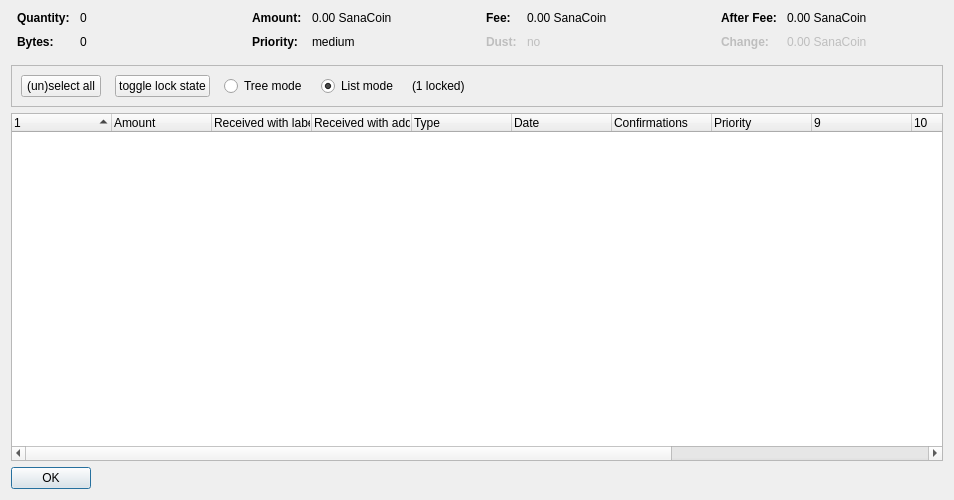
<?xml version="1.0" encoding="UTF-8"?>
<ui version="4.0">
 <class>CoinControlDialog</class>
 <widget class="QDialog" name="CoinControlDialog">
  <property name="geometry">
   <rect>
    <x>0</x>
    <y>0</y>
    <width>954</width>
    <height>500</height>
   </rect>
  </property>
  <property name="windowTitle">
   <string>Coin Selection</string>
  </property>
  <layout class="QVBoxLayout" name="verticalLayout">
   <item>
    <layout class="QHBoxLayout" name="horizontalLayoutTop" stretch="0,0,0,0">
     <property name="topMargin">
      <number>0</number>
     </property>
     <property name="bottomMargin">
      <number>10</number>
     </property>
     <item>
      <layout class="QFormLayout" name="formLayoutCoinControl1">
       <property name="horizontalSpacing">
        <number>10</number>
       </property>
       <property name="verticalSpacing">
        <number>10</number>
       </property>
       <property name="leftMargin">
        <number>6</number>
       </property>
       <property name="rightMargin">
        <number>6</number>
       </property>
       <item row="0" column="0">
        <widget class="QLabel" name="labelCoinControlQuantityText">
         <property name="font">
          <font>
           <weight>75</weight>
           <bold>true</bold>
          </font>
         </property>
         <property name="text">
          <string>Quantity:</string>
         </property>
        </widget>
       </item>
       <item row="0" column="1">
        <widget class="QLabel" name="labelCoinControlQuantity">
         <property name="cursor">
          <cursorShape>IBeamCursor</cursorShape>
         </property>
         <property name="contextMenuPolicy">
          <enum>Qt::ActionsContextMenu</enum>
         </property>
         <property name="text">
          <string notr="true">0</string>
         </property>
         <property name="textInteractionFlags">
          <set>Qt::LinksAccessibleByMouse|Qt::TextSelectableByKeyboard|Qt::TextSelectableByMouse</set>
         </property>
        </widget>
       </item>
       <item row="1" column="0">
        <widget class="QLabel" name="labelCoinControlBytesText">
         <property name="font">
          <font>
           <weight>75</weight>
           <bold>true</bold>
          </font>
         </property>
         <property name="text">
          <string>Bytes:</string>
         </property>
        </widget>
       </item>
       <item row="1" column="1">
        <widget class="QLabel" name="labelCoinControlBytes">
         <property name="cursor">
          <cursorShape>IBeamCursor</cursorShape>
         </property>
         <property name="contextMenuPolicy">
          <enum>Qt::ActionsContextMenu</enum>
         </property>
         <property name="text">
          <string notr="true">0</string>
         </property>
         <property name="textInteractionFlags">
          <set>Qt::LinksAccessibleByMouse|Qt::TextSelectableByKeyboard|Qt::TextSelectableByMouse</set>
         </property>
        </widget>
       </item>
      </layout>
     </item>
     <item>
      <layout class="QFormLayout" name="formLayoutCoinControl2">
       <property name="horizontalSpacing">
        <number>10</number>
       </property>
       <property name="verticalSpacing">
        <number>10</number>
       </property>
       <property name="leftMargin">
        <number>6</number>
       </property>
       <property name="rightMargin">
        <number>6</number>
       </property>
       <item row="0" column="0">
        <widget class="QLabel" name="labelCoinControlAmountText">
         <property name="font">
          <font>
           <weight>75</weight>
           <bold>true</bold>
          </font>
         </property>
         <property name="text">
          <string>Amount:</string>
         </property>
        </widget>
       </item>
       <item row="0" column="1">
        <widget class="QLabel" name="labelCoinControlAmount">
         <property name="cursor">
          <cursorShape>IBeamCursor</cursorShape>
         </property>
         <property name="contextMenuPolicy">
          <enum>Qt::ActionsContextMenu</enum>
         </property>
         <property name="text">
          <string notr="true">0.00 SanaCoin</string>
         </property>
         <property name="textInteractionFlags">
          <set>Qt::LinksAccessibleByMouse|Qt::TextSelectableByKeyboard|Qt::TextSelectableByMouse</set>
         </property>
        </widget>
       </item>
       <item row="1" column="0">
        <widget class="QLabel" name="labelCoinControlPriorityText">
         <property name="font">
          <font>
           <weight>75</weight>
           <bold>true</bold>
          </font>
         </property>
         <property name="text">
          <string>Priority:</string>
         </property>
        </widget>
       </item>
       <item row="1" column="1">
        <widget class="QLabel" name="labelCoinControlPriority">
         <property name="cursor">
          <cursorShape>IBeamCursor</cursorShape>
         </property>
         <property name="contextMenuPolicy">
          <enum>Qt::ActionsContextMenu</enum>
         </property>
         <property name="text">
          <string>medium</string>
         </property>
         <property name="textInteractionFlags">
          <set>Qt::LinksAccessibleByMouse|Qt::TextSelectableByKeyboard|Qt::TextSelectableByMouse</set>
         </property>
        </widget>
       </item>
      </layout>
     </item>
     <item>
      <layout class="QFormLayout" name="formLayoutCoinControl3">
       <property name="horizontalSpacing">
        <number>10</number>
       </property>
       <property name="verticalSpacing">
        <number>10</number>
       </property>
       <property name="leftMargin">
        <number>6</number>
       </property>
       <property name="rightMargin">
        <number>6</number>
       </property>
       <item row="0" column="0">
        <widget class="QLabel" name="labelCoinControlFeeText">
         <property name="font">
          <font>
           <weight>75</weight>
           <bold>true</bold>
          </font>
         </property>
         <property name="text">
          <string>Fee:</string>
         </property>
        </widget>
       </item>
       <item row="0" column="1">
        <widget class="QLabel" name="labelCoinControlFee">
         <property name="cursor">
          <cursorShape>IBeamCursor</cursorShape>
         </property>
         <property name="contextMenuPolicy">
          <enum>Qt::ActionsContextMenu</enum>
         </property>
         <property name="text">
          <string notr="true">0.00 SanaCoin</string>
         </property>
         <property name="textInteractionFlags">
          <set>Qt::LinksAccessibleByMouse|Qt::TextSelectableByKeyboard|Qt::TextSelectableByMouse</set>
         </property>
        </widget>
       </item>
       <item row="1" column="0">
        <widget class="QLabel" name="labelCoinControlLowOutputText">
         <property name="enabled">
          <bool>false</bool>
         </property>
         <property name="font">
          <font>
           <weight>75</weight>
           <bold>true</bold>
          </font>
         </property>
         <property name="text">
          <string>Dust:</string>
         </property>
        </widget>
       </item>
       <item row="1" column="1">
        <widget class="QLabel" name="labelCoinControlLowOutput">
         <property name="enabled">
          <bool>false</bool>
         </property>
         <property name="cursor">
          <cursorShape>IBeamCursor</cursorShape>
         </property>
         <property name="contextMenuPolicy">
          <enum>Qt::ActionsContextMenu</enum>
         </property>
         <property name="text">
          <string>no</string>
         </property>
         <property name="textInteractionFlags">
          <set>Qt::LinksAccessibleByMouse|Qt::TextSelectableByKeyboard|Qt::TextSelectableByMouse</set>
         </property>
        </widget>
       </item>
      </layout>
     </item>
     <item>
      <layout class="QFormLayout" name="formLayoutCoinControl4">
       <property name="horizontalSpacing">
        <number>10</number>
       </property>
       <property name="verticalSpacing">
        <number>10</number>
       </property>
       <property name="leftMargin">
        <number>6</number>
       </property>
       <property name="rightMargin">
        <number>6</number>
       </property>
       <item row="0" column="0">
        <widget class="QLabel" name="labelCoinControlAfterFeeText">
         <property name="font">
          <font>
           <weight>75</weight>
           <bold>true</bold>
          </font>
         </property>
         <property name="text">
          <string>After Fee:</string>
         </property>
        </widget>
       </item>
       <item row="0" column="1">
        <widget class="QLabel" name="labelCoinControlAfterFee">
         <property name="cursor">
          <cursorShape>IBeamCursor</cursorShape>
         </property>
         <property name="contextMenuPolicy">
          <enum>Qt::ActionsContextMenu</enum>
         </property>
         <property name="text">
          <string notr="true">0.00 SanaCoin</string>
         </property>
         <property name="textInteractionFlags">
          <set>Qt::LinksAccessibleByMouse|Qt::TextSelectableByKeyboard|Qt::TextSelectableByMouse</set>
         </property>
        </widget>
       </item>
       <item row="1" column="0">
        <widget class="QLabel" name="labelCoinControlChangeText">
         <property name="enabled">
          <bool>false</bool>
         </property>
         <property name="font">
          <font>
           <weight>75</weight>
           <bold>true</bold>
          </font>
         </property>
         <property name="text">
          <string>Change:</string>
         </property>
        </widget>
       </item>
       <item row="1" column="1">
        <widget class="QLabel" name="labelCoinControlChange">
         <property name="enabled">
          <bool>false</bool>
         </property>
         <property name="cursor">
          <cursorShape>IBeamCursor</cursorShape>
         </property>
         <property name="contextMenuPolicy">
          <enum>Qt::ActionsContextMenu</enum>
         </property>
         <property name="text">
          <string notr="true">0.00 SanaCoin</string>
         </property>
         <property name="textInteractionFlags">
          <set>Qt::LinksAccessibleByMouse|Qt::TextSelectableByKeyboard|Qt::TextSelectableByMouse</set>
         </property>
        </widget>
       </item>
      </layout>
     </item>
    </layout>
   </item>
   <item>
    <widget class="QFrame" name="frame">
     <property name="minimumSize">
      <size>
       <width>0</width>
       <height>40</height>
      </size>
     </property>
     <property name="frameShape">
      <enum>QFrame::StyledPanel</enum>
     </property>
     <property name="frameShadow">
      <enum>QFrame::Sunken</enum>
     </property>
     <layout class="QHBoxLayout" name="horizontalLayout">
      <item>
       <layout class="QHBoxLayout" name="horizontalLayoutPanel" stretch="0,0,0,0,0,0">
        <property name="spacing">
         <number>14</number>
        </property>
        <item>
         <widget class="QPushButton" name="pushButtonSelectAll">
          <property name="sizePolicy">
           <sizepolicy hsizetype="Maximum" vsizetype="Fixed">
            <horstretch>0</horstretch>
            <verstretch>0</verstretch>
           </sizepolicy>
          </property>
          <property name="text">
           <string>(un)select all</string>
          </property>
          <property name="autoDefault">
           <bool>false</bool>
          </property>
         </widget>
        </item>
        <item>
         <widget class="QPushButton" name="pushButtonToggleLock">
          <property name="sizePolicy">
           <sizepolicy hsizetype="Maximum" vsizetype="Fixed">
            <horstretch>0</horstretch>
            <verstretch>0</verstretch>
           </sizepolicy>
          </property>
          <property name="text">
           <string>toggle lock state</string>
          </property>
          <property name="autoDefault">
           <bool>false</bool>
          </property>
         </widget>
        </item>
        <item>
         <widget class="QRadioButton" name="radioTreeMode">
          <property name="sizePolicy">
           <sizepolicy hsizetype="Maximum" vsizetype="Fixed">
            <horstretch>0</horstretch>
            <verstretch>0</verstretch>
           </sizepolicy>
          </property>
          <property name="text">
           <string>Tree mode</string>
          </property>
         </widget>
        </item>
        <item>
         <widget class="QRadioButton" name="radioListMode">
          <property name="sizePolicy">
           <sizepolicy hsizetype="Maximum" vsizetype="Fixed">
            <horstretch>0</horstretch>
            <verstretch>0</verstretch>
           </sizepolicy>
          </property>
          <property name="text">
           <string>List mode</string>
          </property>
          <property name="checked">
           <bool>true</bool>
          </property>
         </widget>
        </item>
        <item>
         <widget class="QLabel" name="labelLocked">
          <property name="text">
           <string>(1 locked)</string>
          </property>
         </widget>
        </item>
        <item>
         <spacer name="horizontalSpacer">
          <property name="orientation">
           <enum>Qt::Horizontal</enum>
          </property>
          <property name="sizeHint" stdset="0">
           <size>
            <width>40</width>
            <height>20</height>
           </size>
          </property>
         </spacer>
        </item>
       </layout>
      </item>
     </layout>
    </widget>
   </item>
   <item>
    <widget class="CoinControlTreeWidget" name="treeWidget">
     <property name="contextMenuPolicy">
      <enum>Qt::CustomContextMenu</enum>
     </property>
     <property name="sortingEnabled">
      <bool>false</bool>
     </property>
     <property name="columnCount">
      <number>13</number>
     </property>
     <attribute name="headerShowSortIndicator" stdset="0">
      <bool>true</bool>
     </attribute>
     <attribute name="headerStretchLastSection">
      <bool>false</bool>
     </attribute>
     <column>
      <property name="text">
       <string/>
      </property>
     </column>
     <column>
      <property name="text">
       <string>Amount</string>
      </property>
     </column>
     <column>
      <property name="text">
       <string>Received with label</string>
      </property>
     </column>
     <column>
      <property name="text">
       <string>Received with address</string>
      </property>
     </column>
     <column>
      <property name="text">
	<string>Type</string>
      </property>
     </column>
     <column>
      <property name="text">
       <string>Date</string>
      </property>
     </column>
     <column>
      <property name="text">
       <string>Confirmations</string>
      </property>
      <property name="toolTip">
       <string>Confirmed</string>
      </property>
     </column>
     <column>
      <property name="text">
       <string>Priority</string>
      </property>
     </column>
     <column>
      <property name="text">
       <string/>
      </property>
     </column>
     <column>
      <property name="text">
       <string/>
      </property>
     </column>
     <column>
      <property name="text">
       <string/>
      </property>
     </column>
     <column>
      <property name="text">
       <string/>
      </property>
     </column>
     <column>
      <property name="text">
       <string/>
      </property>
     </column>
    </widget>
   </item>
   <item>
    <widget class="QDialogButtonBox" name="buttonBox">
     <property name="sizePolicy">
      <sizepolicy hsizetype="Maximum" vsizetype="Fixed">
       <horstretch>0</horstretch>
       <verstretch>0</verstretch>
      </sizepolicy>
     </property>
     <property name="orientation">
      <enum>Qt::Horizontal</enum>
     </property>
     <property name="standardButtons">
      <set>QDialogButtonBox::Ok</set>
     </property>
    </widget>
   </item>
  </layout>
 </widget>
 <customwidgets>
  <customwidget>
   <class>CoinControlTreeWidget</class>
   <extends>QTreeWidget</extends>
   <header>coincontroltreewidget.h</header>
  </customwidget>
 </customwidgets>
 <resources/>
 <connections/>
</ui>
